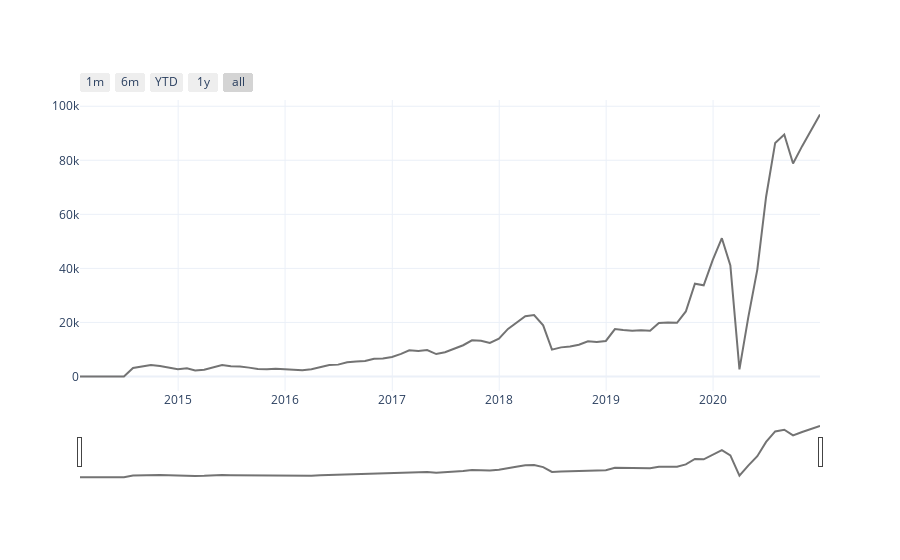

Source (notebook cell):
### Code cell
create_graph2(df_graph1[df_graph1['Data'] >= '2014-01-01'].sort_values('Data'))
